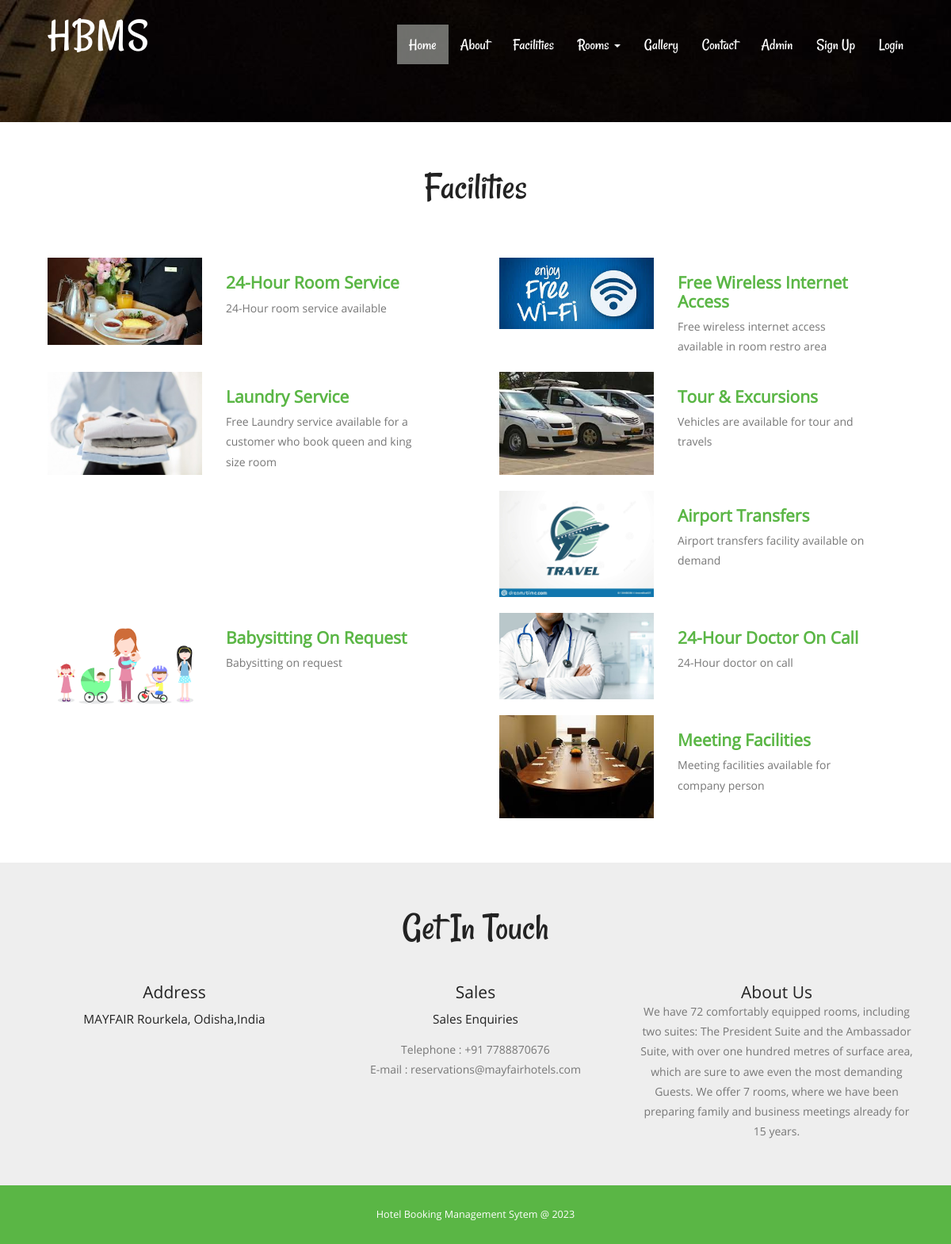
Page /facility on the committed database.
### hotel/models.py (models this page shows, shortened)
class Facility(models.Model):
    facilitytitle = models.CharField(max_length=100)
    description = models.CharField(max_length=500)
    image = models.FileField()

### hotel/views.py (the view)
# urls.py: path('facility',facility, name='facility'),
def facility(request):
    category = Category.objects.all()
    fac = Facility.objects.all()
    d = {'fac':fac,'category': category}
    return render(request, 'facility.html', d)

### hotel/templates/facility.html (shortened to what this page needs)
{% load static %}
{% block body %}
<html>
<head>
<link href="{% static 'css/bootstrap.css' %}" rel="stylesheet" type="text/css" media="all">
<link href="{% static 'css/style.css' %}" rel="stylesheet" type="text/css" media="all" />
</head>
<body>
			<div class="header head-top">
				<div class="container">
	{% include 'header.html' %}
		</div>
</div>
		<div class="content">
			<div class="services">
	<div class="container">
		<div class="services-main">
				<h2>Facilities</h2>
			<div class="services1">
				{% for i in fac %}
				<div class="col-md-6 services-grid">
					<br />
					<div class="col-md-5 serv-img">
						<img src="{{i.image.url}}" height="300" width="300" alt="" class="img-responsive">
					</div><br />
					<div class="col-md-6 serv-text">
						<h4>{{i.facilitytitle}}</h4>
						<p>{{i.description}} </p>
					</div>
				  <div class="clearfix"> </div>
				</div>
                {% endfor %}
			</div>
		</div>
	</div>
</div>
			{% include 'getintouch.html' %}
			</div>
				{% include 'footer.html' %}
</body>
</html>
{% endblock %}

### hotel/templates/header.html (shortened to what this page needs)
    <div class="header-top">
                        <nav class="navbar navbar-default">
                            <div class="container-fluid">
                                <div class="navbar-header">
                                    <div class="navbar-brand">
                                        <h1><a href="index.php">HBMS</a></h1>
                                    </div>
                                </div>
                            <div class="collapse navbar-collapse" id="bs-example-navbar-collapse-1">
                              <ul class="nav navbar-nav">
                                    <li class="active"><a href="{% url 'index' %}">Home <span class="sr-only">(current)</span></a></li>
                                    <li><a href="{% url 'about' %}">About</a></li>
                                    <li><a href="{% url 'facility' %}">Facilities</a></li>
                                    <li class="dropdown">
                                        <a href="#" class="dropdown-toggle" data-toggle="dropdown" role="button" aria-haspopup="true" aria-expanded="false">Rooms <span class="caret"></span></a>
                                    </li>
                                    <li><a href="{% url 'gallery' %}">Gallery</a></li>
                                    <li><a href="{% url 'contact' %}">Contact</a></li>
                                    {% if not request.user.is_authenticated %}
                                    <li><a href="{% url 'admin_login' %}">Admin</a></li>
                                    <li><a href="{% url 'signup' %}">Sign Up</a></li>
                                    <li><a href="{% url 'user_login' %}">Login</a></li>
                                  {% endif %}
                                </ul>
                            </div>
  </div>
                        </nav>
                    </div>

### hotel/templates/getintouch.html
<div class="touch-section">
	<div class="container">
		<h3>get in touch</h3>
		<div class="touch-grids">
			<div class="col-md-4 touch-grid">
				<h4>address</h4>
				<h5>MAYFAIR Rourkela, Odisha,India</h5>
			</div>
			<div class="col-md-4 touch-grid">
				<h4>Sales</h4>
				<h5>Sales Enquiries</h5>
				<p>Telephone : +91 7788870676</p>
				<p>E-mail : reservations@mayfairhotels.com</p>
			</div>
			<div class="col-md-4 touch-grid">
				<h4>About Us</h4>
				<p>We have 72 comfortably equipped rooms, including two suites: The President Suite and the Ambassador
					Suite, with over one hundred metres of surface area, which are sure to awe even the most demanding
					Guests. We offer 7 rooms,
					where we have been preparing family and business meetings already for 15 years.</p>
			</div>
			<div class="clearfix"></div>
		</div>
	</div>
</div>

### hotel/templates/footer.html
<div class="footer-section">
						<div class="container">
							<div class="footer-top">
								<p>Hotel Booking Management Sytem @ 2023 </p>
							</div>
				</div>
			</div>

### hotel/static/css/style.css (style rules this page uses)
body a { transition:0.5s all; -webkit-transition:0.5s all; -moz-transition:0.5s all; -o-transition:0.5s all; -ms-transition:0.5s all; }
h1,h2,h3,h4,h5,h6 { padding:0 0; margin:0 0; }
p { padding:0 0; margin:0 0; }
ul { padding:0 0; margin:0 0; }
body { padding:0 0; margin:0 0; font-family: 'OpenSans-Regular' }
.header-top { margin-top: 1em; }
.navbar-brand { float: left; margin-left: 0.8em; }
.navbar { border-radius: 0px; }
.navbar-nav { float: right; margin: 0; }
.navbar-default { background: none!important; border: none!important; }
.navbar-brand h1 a { text-decoration: none; color:#fff; font-size: 1.5em; font-family: 'Rancho-Regular'; text-transform: capitalize; letter-spacing: 2px; line-height: .5em; }
.navbar-default .navbar-nav > li > a { color: #fff; font-family: 'Rancho-Regular'; font-size: 1.4em; }
.navbar-default .navbar-nav > .active > a, .navbar-default .navbar-nav > .active > a:hover, .navbar-default .navbar-nav > .active > a:focus { color: #fff; background-color: rgba(249, 255, 247, 0.43); }
.navbar { position: relative; min-height: 50px; margin-bottom: 0; border: 1px solid transparent; }
.navbar-brand { float: left; height: 0px; padding: 0px 15px; font-size: 18px; line-height: 20px; }
.navbar > .container .navbar-brand, .navbar > .container-fluid .navbar-brand { margin-left: 0px; }
.navbar-default { padding: 1.2em 0; }
.navbar-collapse { max-height: 340px; padding-right: 0px; padding-left: 0px; }
.header { background:url(../images/banner11.jpg) no-repeat 0px 0px; background-size:cover; -webkit-background-size: cover; -moz-background-size: cover; -o-background-size: cover; -ms-background-size: cover; min-height:764px; padding-bottom: 4em; }
.touch-section { padding: 4em 0; text-align: center; background-color: #eee; }
.touch-grids { margin-top: 3em; }
.touch-grid h4 { font-size: 1.5em; color: #222; text-transform: capitalize; }
.touch-section h3 { font-size: 3.5em; text-transform: capitalize; font-family: 'Rancho-Regular'; color: #222; }
.touch-grid h5 { font-size: 1.1em; padding: 1em 0; color: #222; }
.touch-grid p { font-size: 1em; line-height: 1.8em; color: #777; }
.footer-section { padding:2em 0; text-align:center; background: #5ab645 }
.footer-top p { font-size: 0.9em; color: #fff; font-weight: 400; }
.head-top { min-height: 115px !important; }
.services { padding: 4em 0em; }
.services-main h2 { font-size: 3.5em; text-transform: capitalize; font-family: 'Rancho-Regular'; color: #222; text-align:center; }
.services1 { margin: 3em 0; }
.serv-text h4 { color: #5ab645; text-transform: capitalize; font-weight: 600; font-size:1.5em; }
.serv-text p { font-size: 1em; color: #777; line-height: 1.8em; padding: .5em 0 0; }
@media (max-width:1440px) { .header { min-height: 679px; } }
@media (max-width:1366px) { .header { min-height: 652px; } }
@media (max-width:1280px) { .header { min-height: 602px; } }

### rows in the picture
Facility: image (picture), facilitytitle "24-Hour Room Service", description "24-Hour room service available"
Facility: image (picture), facilitytitle "Free Wireless Internet Access", description "Free wireless internet access available in room restro area"
Facility: image (picture), facilitytitle "Laundry Service", description "Free Laundry service available for a customer who book queen and king size room"
Facility: image (picture), facilitytitle "Tour & Excursions", description "Vehicles are available for tour and travels"
Facility: image (picture), facilitytitle "Airport Transfers", description "Airport transfers facility available on demand"
Facility: image (picture), facilitytitle "Babysitting On Request", description "Babysitting on request"
Facility: image (picture), facilitytitle "24-Hour Doctor On Call", description "24-Hour doctor on call"
Facility: image (picture), facilitytitle "Meeting Facilities", description "Meeting facilities available for company person"
